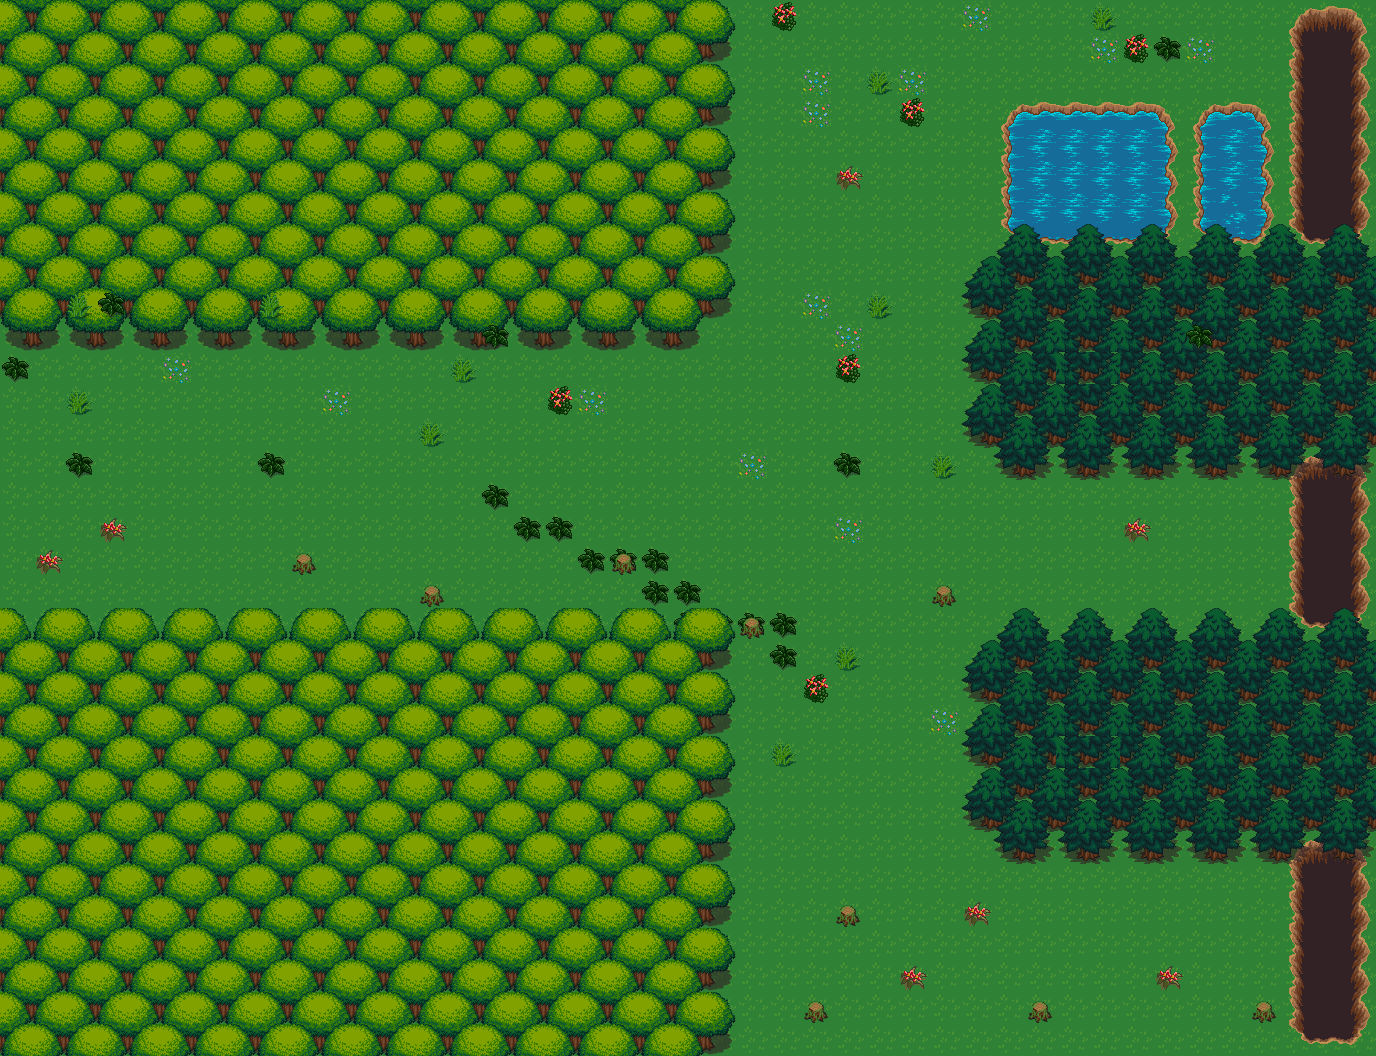

This game map was drawn from its Tiled (.tmx) file and the tilesets committed beside it. A one-line description and the trimmed map source follow:
An orthogonal 43x33 tile map with 32x32 px tiles, 7 tile layers (floor, gamelv1, gamelv2, gamelv3, ...), 4 tilesets and 1 object (exit1).

<map version="1.9" tiledversion="1.9.2" orientation="orthogonal" renderorder="right-down" width="43" height="33" tilewidth="32" tileheight="32" infinite="0" nextlayerid="16" nextobjectid="3">
 <editorsettings>
  <export target="lvmap.tmj" format="json" />
 </editorsettings>
 <tileset firstgid="1" name="lvmap" tilewidth="32" tileheight="32" tilecount="256" columns="16">
  <image source="forest_tiles.png" width="512" height="512" />
 </tileset>
 <tileset firstgid="257" name="misc_atlas" tilewidth="32" tileheight="32" tilecount="1024" columns="32">
  <image source="misc_atlas.png" width="1024" height="1024" />
 </tileset>
 <tileset firstgid="1281" name="RuralJapan_Shadows_32x 32" tilewidth="32" tileheight="32" tilecount="2592" columns="96">
  <image source="RuralJapan_Shadows_32x 32.png" width="3072" height="864" />
 </tileset>
 <tileset firstgid="3873" name="village32x32" tilewidth="32" tileheight="32" tilecount="855" columns="19">
  <image source="village32x32.png" width="608" height="1440" />
 </tileset>
 <layer id="6" name="floor" width="43" height="33">
  <data>[1419 cells, 1419 non-empty, 1 distinct tile ids]</data>
 </layer>
 <layer id="8" name="gamelv1" width="43" height="33">
  <data>[1419 cells, 29 non-empty, 12 distinct tile ids]</data>
 </layer>
 <layer id="9" name="gamelv2" width="43" height="33">
  <data>[1419 cells, 30 non-empty, 9 distinct tile ids]</data>
 </layer>
 <layer id="10" name="gamelv3" width="43" height="33">
  <data>[1419 cells, 34 non-empty, 10 distinct tile ids]</data>
 </layer>
 <layer id="11" name="water" width="43" height="33">
  <data>[1419 cells, 43 non-empty, 15 distinct tile ids]</data>
 </layer>
 <layer id="13" name="Tree" width="43" height="33">
  <data>[1419 cells, 777 non-empty, 16 distinct tile ids]</data>
 </layer>
 <objectgroup id="15" name="Object">
  <object id="2" name="exit1" x="1234" y="76">
   <point />
  </object>
 </objectgroup>
 <layer id="14" name="flower" width="43" height="33">
  <data>[1419 cells, 56 non-empty, 7 distinct tile ids]</data>
 </layer>
</map>
